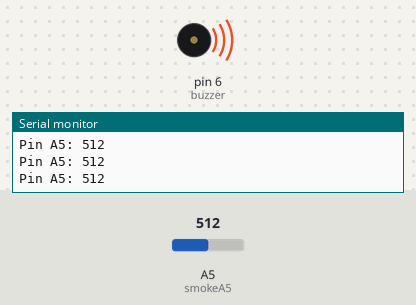
Bench run of a sketch on a simulated Arduino Uno, built with avr-gcc and run on an emulated ATmega328P. Parts: buzzer (waves = sounding), the last lines printed to the serial monitor. Inputs (shaded band) come from the test bench; at power-on: A5 (smokeA5) = 512.

Above: at 1.2 s.
1.3 s: A5 (smokeA5) set to 290
At 2.2 s:
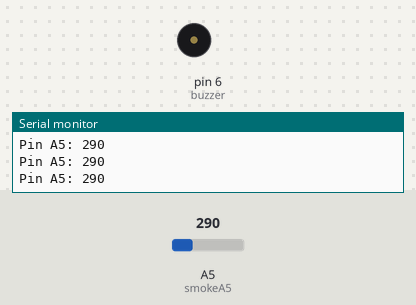
2.8 s: A5 (smokeA5) set to 306
At 3.5 s:
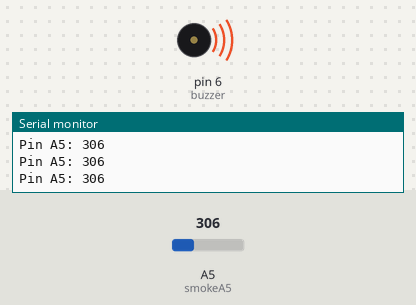
4.3 s: A5 (smokeA5) set to 122
At 4.8 s:
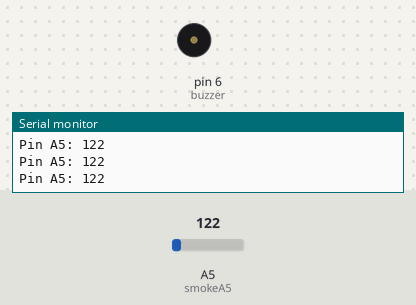
Timing chart, 0 to 7.3 s (numbered marks = the images above; inputs shaded):
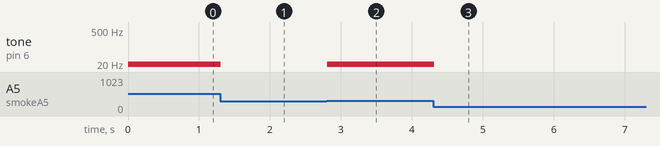

The sketch:

gas.ino
```cpp
int buzzer = 6;
int smokeA5 = A5;

// Your threshold value. You might need to change it.
int sensorThres = 300;

void setup() {
  pinMode(buzzer, OUTPUT);
  pinMode(smokeA5, INPUT);
  Serial.begin(9600);
}

void loop() {
  int analogSensor = analogRead(smokeA5);

  Serial.print("Pin A5: ");
  Serial.println(analogSensor);
  // Checks if it has reached the threshold value
  if (analogSensor > sensorThres)
  {
    tone(buzzer, HIGH); // Can be placed as HIGH, LOW i.e 1000, 200

  }
  else
  {
    noTone(buzzer);
  }
  delay(100);
}
```

Measured:
- after the input at 1.3 s, tone on pin 6 (buzzer): 1 Hz → silent at once
- after the input at 2.8 s, tone on pin 6 (buzzer): silent → 1 Hz at once
- after the input at 4.3 s, tone on pin 6 (buzzer): 1 Hz → silent at once
